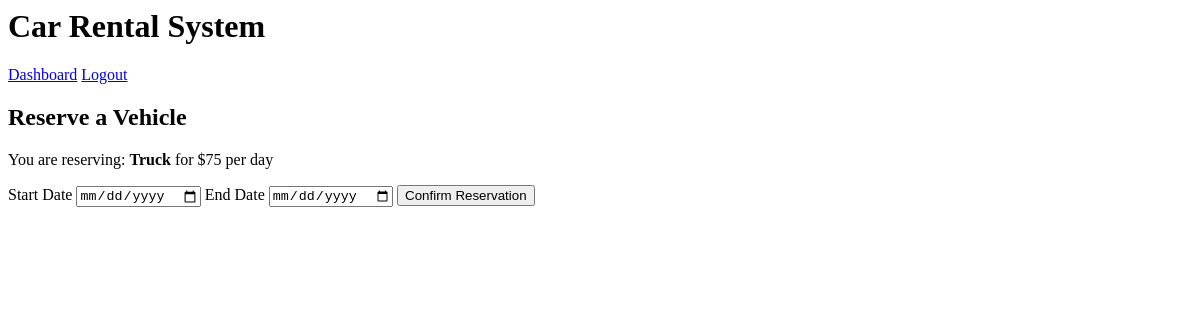
Page /reserve/3 (signed in) on the earlier database version.
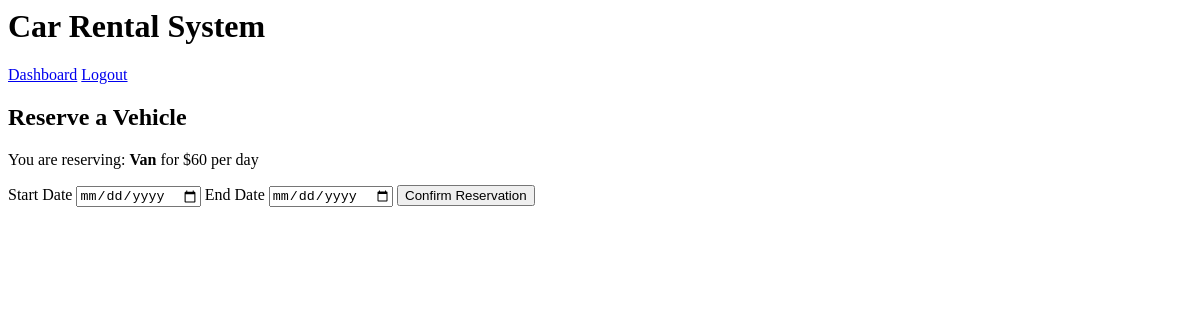
Same page on the later database version.
### app.py (models this page shows)
class Vehicle(db.Model):
    id = db.Column(db.Integer, primary_key=True)
    type = db.Column(db.String(50), nullable=False)
    price_per_day = db.Column(db.Integer, nullable=False)
    available = db.Column(db.Boolean, default=True)

### app.py (the view, shortened to what this page needs)
@app.route('/reserve/<int:vehicle_id>', methods=['GET', 'POST'])
def reserve(vehicle_id):
    if 'user_id' not in session:
        flash('You need to log in first.', 'danger')
        return redirect(url_for('login'))
    vehicle = Vehicle.query.get(vehicle_id)
    if not vehicle or not vehicle.available:
        flash('Vehicle not available for reservation.', 'danger')
        return redirect(url_for('dashboard'))
    return render_template('reserve.html', vehicle=vehicle)

### templates/reserve.html (shortened to what this page needs)
{% extends 'base.html' %}
{% block content %}
    <h2>Reserve a Vehicle</h2>
    <p>You are reserving: <strong>{{ vehicle.type }}</strong> for ${{ vehicle.price_per_day }} per day</p>
    <form method="POST">
        <label>Start Date</label>
        <input type="date" name="start_date" required>
        <label>End Date</label>
        <input type="date" name="end_date" required>
        <button type="submit">Confirm Reservation</button>
    </form>
{% endblock %}

Differences in the rows shown:
changed Vehicle: type "Truck" → "Van"; price_per_day "75" → "60"
